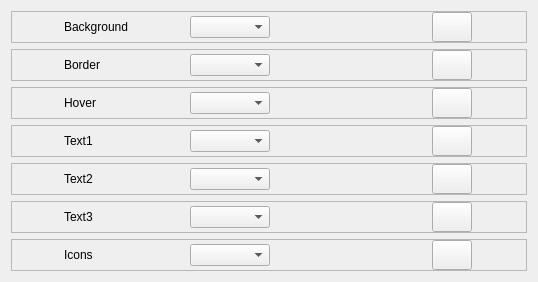
         <widget class="QWidget" name="theming_titlebar">
          <property name="geometry">
           <rect>
            <x>0</x>
            <y>0</y>
            <width>538</width>
            <height>278</height>
           </rect>
          </property>
          <attribute name="label">
           <string>TitleBar</string>
          </attribute>
          <layout class="QVBoxLayout" name="verticalLayout_5">
           <item>
            <widget class="QFrame" name="background_3">
             <property name="maximumSize">
              <size>
               <width>16777215</width>
               <height>16777215</height>
              </size>
             </property>
             <property name="frameShape">
              <enum>QFrame::StyledPanel</enum>
             </property>
             <property name="frameShadow">
              <enum>QFrame::Raised</enum>
             </property>
             <layout class="QHBoxLayout" name="horizontalLayout_20">
              <property name="spacing">
               <number>4</number>
              </property>
              <property name="leftMargin">
               <number>0</number>
              </property>
              <property name="topMargin">
               <number>0</number>
              </property>
              <property name="rightMargin">
               <number>0</number>
              </property>
              <property name="bottomMargin">
               <number>0</number>
              </property>
              <item>
               <widget class="QLabel" name="background_4">
                <property name="minimumSize">
                 <size>
                  <width>0</width>
                  <height>0</height>
                 </size>
                </property>
                <property name="maximumSize">
                 <size>
                  <width>70</width>
                  <height>16777215</height>
                 </size>
                </property>
                <property name="text">
                 <string>Background</string>
                </property>
               </widget>
              </item>
              <item>
               <widget class="QComboBox" name="changeSelectedColor_14">
                <property name="minimumSize">
                 <size>
                  <width>80</width>
                  <height>0</height>
                 </size>
                </property>
                <property name="maximumSize">
                 <size>
                  <width>80</width>
                  <height>16777215</height>
                 </size>
                </property>
               </widget>
              </item>
              <item>
               <widget class="QLabel" name="selectedColor_14">
                <property name="minimumSize">
                 <size>
                  <width>0</width>
                  <height>24</height>
                 </size>
                </property>
                <property name="maximumSize">
                 <size>
                  <width>50</width>
                  <height>24</height>
                 </size>
                </property>
                <property name="text">
                 <string/>
                </property>
               </widget>
              </item>
              <item>
               <widget class="QPushButton" name="colorPicker_14">
                <property name="minimumSize">
                 <size>
                  <width>40</width>
                  <height>30</height>
                 </size>
                </property>
                <property name="maximumSize">
                 <size>
                  <width>40</width>
                  <height>30</height>
                 </size>
                </property>
                <property name="cursor">
                 <cursorShape>PointingHandCursor</cursorShape>
                </property>
                <property name="styleSheet">
                 <string notr="true"/>
                </property>
                <property name="text">
                 <string/>
                </property>
               </widget>
              </item>
             </layout>
            </widget>
           </item>
           <item>
            <widget class="QFrame" name="border_3">
             <property name="maximumSize">
              <size>
               <width>16777215</width>
               <height>16777215</height>
              </size>
             </property>
             <property name="frameShape">
              <enum>QFrame::StyledPanel</enum>
             </property>
             <property name="frameShadow">
              <enum>QFrame::Raised</enum>
             </property>
             <layout class="QHBoxLayout" name="horizontalLayout_18">
              <property name="spacing">
               <number>4</number>
              </property>
              <property name="leftMargin">
               <number>0</number>
              </property>
              <property name="topMargin">
               <number>0</number>
              </property>
              <property name="rightMargin">
               <number>0</number>
              </property>
              <property name="bottomMargin">
               <number>0</number>
              </property>
              <item>
               <widget class="QLabel" name="border_4">
                <property name="minimumSize">
                 <size>
                  <width>0</width>
                  <height>0</height>
                 </size>
                </property>
                <property name="maximumSize">
                 <size>
                  <width>70</width>
                  <height>16777215</height>
                 </size>
                </property>
                <property name="text">
                 <string>Border</string>
                </property>
               </widget>
              </item>
              <item>
               <widget class="QComboBox" name="changeSelectedColor_12">
                <property name="minimumSize">
                 <size>
                  <width>80</width>
                  <height>0</height>
                 </size>
                </property>
                <property name="maximumSize">
                 <size>
                  <width>80</width>
                  <height>16777215</height>
                 </size>
                </property>
               </widget>
              </item>
              <item>
               <widget class="QLabel" name="selectedColor_12">
                <property name="minimumSize">
                 <size>
                  <width>0</width>
                  <height>24</height>
                 </size>
                </property>
                <property name="maximumSize">
                 <size>
                  <width>50</width>
                  <height>24</height>
                 </size>
                </property>
                <property name="text">
                 <string/>
                </property>
               </widget>
              </item>
              <item>
               <widget class="QPushButton" name="colorPicker_12">
                <property name="minimumSize">
                 <size>
                  <width>40</width>
                  <height>30</height>
                 </size>
                </property>
                <property name="maximumSize">
                 <size>
                  <width>40</width>
                  <height>30</height>
                 </size>
                </property>
                <property name="cursor">
                 <cursorShape>PointingHandCursor</cursorShape>
                </property>
                <property name="text">
                 <string/>
                </property>
               </widget>
              </item>
             </layout>
            </widget>
           </item>
           <item>
            <widget class="QFrame" name="hover_3">
             <property name="maximumSize">
              <size>
               <width>16777215</width>
               <height>16777215</height>
              </size>
             </property>
             <property name="frameShape">
              <enum>QFrame::StyledPanel</enum>
             </property>
             <property name="frameShadow">
              <enum>QFrame::Raised</enum>
             </property>
             <layout class="QHBoxLayout" name="horizontalLayout_21">
              <property name="spacing">
               <number>4</number>
              </property>
              <property name="leftMargin">
               <number>0</number>
              </property>
              <property name="topMargin">
               <number>0</number>
              </property>
              <property name="rightMargin">
               <number>0</number>
              </property>
              <property name="bottomMargin">
               <number>0</number>
              </property>
              <item>
               <widget class="QLabel" name="hover_4">
                <property name="minimumSize">
                 <size>
                  <width>0</width>
                  <height>0</height>
                 </size>
                </property>
                <property name="maximumSize">
                 <size>
                  <width>70</width>
                  <height>16777215</height>
                 </size>
                </property>
                <property name="text">
                 <string>Hover</string>
                </property>
               </widget>
              </item>
              <item>
               <widget class="QComboBox" name="changeSelectedColor_15">
                <property name="minimumSize">
                 <size>
                  <width>80</width>
                  <height>0</height>
                 </size>
                </property>
                <property name="maximumSize">
                 <size>
                  <width>80</width>
                  <height>16777215</height>
                 </size>
                </property>
               </widget>
              </item>
              <item>
               <widget class="QLabel" name="selectedColor_15">
                <property name="minimumSize">
                 <size>
                  <width>0</width>
                  <height>24</height>
                 </size>
                </property>
                <property name="maximumSize">
                 <size>
                  <width>50</width>
                  <height>24</height>
                 </size>
                </property>
                <property name="text">
                 <string/>
                </property>
               </widget>
              </item>
              <item>
               <widget class="QPushButton" name="colorPicker_15">
                <property name="minimumSize">
                 <size>
                  <width>40</width>
                  <height>30</height>
                 </size>
                </property>
                <property name="maximumSize">
                 <size>
                  <width>40</width>
                  <height>30</height>
                 </size>
                </property>
                <property name="cursor">
                 <cursorShape>PointingHandCursor</cursorShape>
                </property>
                <property name="text">
                 <string/>
                </property>
               </widget>
              </item>
             </layout>
            </widget>
           </item>
           <item>
            <widget class="QFrame" name="text1_3">
             <property name="maximumSize">
              <size>
               <width>16777215</width>
               <height>16777215</height>
              </size>
             </property>
             <property name="frameShape">
              <enum>QFrame::StyledPanel</enum>
             </property>
             <property name="frameShadow">
              <enum>QFrame::Raised</enum>
             </property>
             <layout class="QHBoxLayout" name="horizontalLayout_16">
              <property name="spacing">
               <number>4</number>
              </property>
              <property name="leftMargin">
               <number>0</number>
              </property>
              <property name="topMargin">
               <number>0</number>
              </property>
              <property name="rightMargin">
               <number>0</number>
              </property>
              <property name="bottomMargin">
               <number>0</number>
              </property>
              <item>
               <widget class="QLabel" name="text1_4">
                <property name="minimumSize">
                 <size>
                  <width>0</width>
                  <height>0</height>
                 </size>
                </property>
                <property name="maximumSize">
                 <size>
                  <width>70</width>
                  <height>16777215</height>
                 </size>
                </property>
                <property name="text">
                 <string>Text1</string>
                </property>
               </widget>
              </item>
              <item>
               <widget class="QComboBox" name="changeSelectedColor_10">
                <property name="minimumSize">
                 <size>
                  <width>80</width>
                  <height>0</height>
                 </size>
                </property>
                <property name="maximumSize">
                 <size>
                  <width>80</width>
                  <height>16777215</height>
                 </size>
                </property>
               </widget>
              </item>
              <item>
               <widget class="QLabel" name="selectedColor_10">
                <property name="minimumSize">
                 <size>
                  <width>0</width>
                  <height>24</height>
                 </size>
                </property>
                <property name="maximumSize">
                 <size>
                  <width>50</width>
                  <height>24</height>
                 </size>
                </property>
                <property name="text">
                 <string/>
                </property>
               </widget>
              </item>
              <item>
               <widget class="QPushButton" name="colorPicker_10">
                <property name="minimumSize">
                 <size>
                  <width>40</width>
                  <height>30</height>
                 </size>
                </property>
                <property name="maximumSize">
                 <size>
                  <width>40</width>
                  <height>30</height>
                 </size>
                </property>
                <property name="cursor">
                 <cursorShape>PointingHandCursor</cursorShape>
                </property>
                <property name="text">
                 <string/>
                </property>
               </widget>
              </item>
             </layout>
            </widget>
           </item>
           <item>
            <widget class="QFrame" name="text2_3">
             <property name="maximumSize">
              <size>
               <width>16777215</width>
               <height>16777215</height>
              </size>
             </property>
             <property name="frameShape">
              <enum>QFrame::StyledPanel</enum>
             </property>
             <property name="frameShadow">
              <enum>QFrame::Raised</enum>
             </property>
             <layout class="QHBoxLayout" name="horizontalLayout_19">
              <property name="spacing">
               <number>4</number>
              </property>
              <property name="leftMargin">
               <number>0</number>
              </property>
              <property name="topMargin">
               <number>0</number>
              </property>
              <property name="rightMargin">
               <number>0</number>
              </property>
              <property name="bottomMargin">
               <number>0</number>
              </property>
              <item>
               <widget class="QLabel" name="text2_4">
                <property name="minimumSize">
                 <size>
                  <width>0</width>
                  <height>0</height>
                 </size>
                </property>
                <property name="maximumSize">
                 <size>
                  <width>70</width>
                  <height>16777215</height>
                 </size>
                </property>
                <property name="text">
                 <string>Text2</string>
                </property>
               </widget>
              </item>
              <item>
               <widget class="QComboBox" name="changeSelectedColor_13">
                <property name="minimumSize">
                 <size>
                  <width>80</width>
                  <height>0</height>
                 </size>
                </property>
                <property name="maximumSize">
                 <size>
                  <width>80</width>
                  <height>16777215</height>
                 </size>
                </property>
               </widget>
              </item>
              <item>
               <widget class="QLabel" name="selectedColor_13">
                <property name="minimumSize">
                 <size>
                  <width>0</width>
                  <height>24</height>
                 </size>
                </property>
                <property name="maximumSize">
                 <size>
                  <width>50</width>
                  <height>24</height>
                 </size>
                </property>
                <property name="text">
                 <string/>
                </property>
               </widget>
              </item>
              <item>
               <widget class="QPushButton" name="colorPicker_13">
                <property name="minimumSize">
                 <size>
                  <width>40</width>
                  <height>30</height>
                 </size>
                </property>
                <property name="maximumSize">
                 <size>
                  <width>40</width>
                  <height>30</height>
                 </size>
                </property>
                <property name="cursor">
                 <cursorShape>PointingHandCursor</cursorShape>
                </property>
                <property name="text">
                 <string/>
                </property>
               </widget>
              </item>
             </layout>
            </widget>
           </item>
           <item>
            <widget class="QFrame" name="text3_3">
             <property name="maximumSize">
              <size>
               <width>16777215</width>
               <height>16777215</height>
              </size>
             </property>
             <property name="frameShape">
              <enum>QFrame::StyledPanel</enum>
             </property>
             <property name="frameShadow">
              <enum>QFrame::Raised</enum>
             </property>
             <layout class="QHBoxLayout" name="horizontalLayout_23">
              <property name="spacing">
               <number>4</number>
              </property>
              <property name="leftMargin">
               <number>0</number>
              </property>
              <property name="topMargin">
               <number>0</number>
              </property>
              <property name="rightMargin">
               <number>0</number>
              </property>
              <property name="bottomMargin">
               <number>0</number>
              </property>
              <item>
               <widget class="QLabel" name="text3_4">
                <property name="minimumSize">
                 <size>
                  <width>0</width>
                  <height>0</height>
                 </size>
                </property>
                <property name="maximumSize">
                 <size>
                  <width>70</width>
                  <height>16777215</height>
                 </size>
                </property>
                <property name="text">
                 <string>Text3</string>
                </property>
               </widget>
              </item>
              <item>
               <widget class="QComboBox" name="changeSelectedColor_17">
                <property name="minimumSize">
                 <size>
                  <width>80</width>
                  <height>0</height>
                 </size>
                </property>
                <property name="maximumSize">
                 <size>
                  <width>80</width>
                  <height>16777215</height>
                 </size>
                </property>
               </widget>
              </item>
              <item>
               <widget class="QLabel" name="selectedColor_17">
                <property name="minimumSize">
                 <size>
                  <width>0</width>
                  <height>24</height>
                 </size>
                </property>
                <property name="maximumSize">
                 <size>
                  <width>50</width>
                  <height>24</height>
                 </size>
                </property>
                <property name="text">
                 <string/>
                </property>
               </widget>
              </item>
              <item>
               <widget class="QPushButton" name="colorPicker_17">
                <property name="minimumSize">
                 <size>
                  <width>40</width>
                  <height>30</height>
                 </size>
                </property>
                <property name="maximumSize">
                 <size>
                  <width>40</width>
                  <height>30</height>
                 </size>
                </property>
                <property name="cursor">
                 <cursorShape>PointingHandCursor</cursorShape>
                </property>
                <property name="text">
                 <string/>
                </property>
               </widget>
              </item>
             </layout>
            </widget>
           </item>
           <item>
            <widget class="QFrame" name="icons_3">
             <property name="maximumSize">
              <size>
               <width>16777215</width>
               <height>16777215</height>
              </size>
             </property>
             <property name="frameShape">
              <enum>QFrame::StyledPanel</enum>
             </property>
             <property name="frameShadow">
              <enum>QFrame::Raised</enum>
             </property>
             <layout class="QHBoxLayout" name="horizontalLayout_17">
              <property name="spacing">
               <number>4</number>
              </property>
              <property name="leftMargin">
               <number>0</number>
              </property>
              <property name="topMargin">
               <number>0</number>
              </property>
              <property name="rightMargin">
               <number>0</number>
              </property>
              <property name="bottomMargin">
               <number>0</number>
              </property>
              <item>
               <widget class="QLabel" name="icons_4">
                <property name="minimumSize">
                 <size>
                  <width>0</width>
                  <height>0</height>
                 </size>
                </property>
                <property name="maximumSize">
                 <size>
                  <width>70</width>
                  <height>16777215</height>
                 </size>
                </property>
                <property name="text">
                 <string>Icons</string>
                </property>
               </widget>
              </item>
              <item>
               <widget class="QComboBox" name="changeSelectedColor_11">
                <property name="minimumSize">
                 <size>
                  <width>80</width>
                  <height>0</height>
                 </size>
                </property>
                <property name="maximumSize">
                 <size>
                  <width>80</width>
                  <height>16777215</height>
                 </size>
                </property>
               </widget>
              </item>
              <item>
               <widget class="QLabel" name="selectedColor_11">
                <property name="minimumSize">
                 <size>
                  <width>0</width>
                  <height>24</height>
                 </size>
                </property>
                <property name="maximumSize">
                 <size>
                  <width>50</width>
                  <height>24</height>
                 </size>
                </property>
                <property name="styleSheet">
                 <string notr="true"/>
                </property>
                <property name="text">
                 <string/>
                </property>
               </widget>
              </item>
              <item>
               <widget class="QPushButton" name="colorPicker_11">
                <property name="minimumSize">
                 <size>
                  <width>40</width>
                  <height>30</height>
                 </size>
                </property>
                <property name="maximumSize">
                 <size>
                  <width>40</width>
                  <height>30</height>
                 </size>
                </property>
                <property name="cursor">
                 <cursorShape>PointingHandCursor</cursorShape>
                </property>
                <property name="text">
                 <string/>
                </property>
               </widget>
              </item>
             </layout>
            </widget>
           </item>
          </layout>
         </widget>
